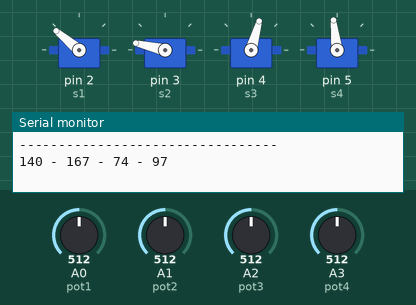
Recording of a sketch running on a simulated Arduino Uno, built with avr-gcc and run on an emulated ATmega328P. Parts: 4 × servo, the last lines printed to the serial monitor. The inputs (shaded band) are chosen by the test bench; at power-on: A0 (pot1) = 512, A1 (pot2) = 512, A2 (pot3) = 512, A3 (pot4) = 512.

Above: at 0.05 s.
At 1.85 s:
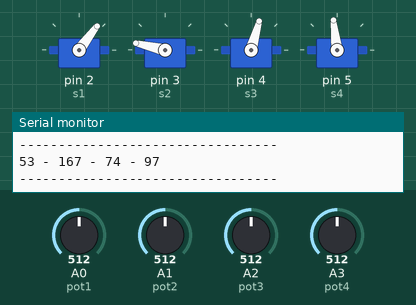
At 2.75 s:
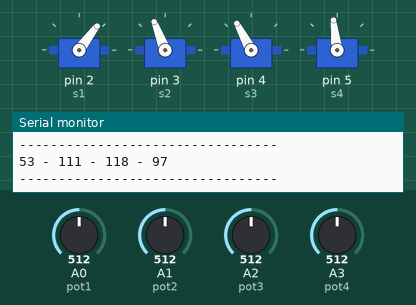
At 3.65 s:
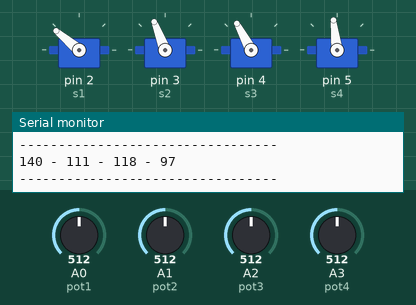
At 5.45 s:
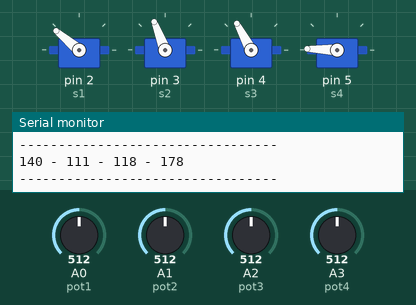
At 7.25 s:
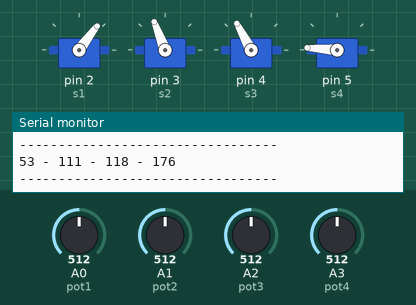
Timing chart, 0 to 9.5 s (numbered marks = the images above):
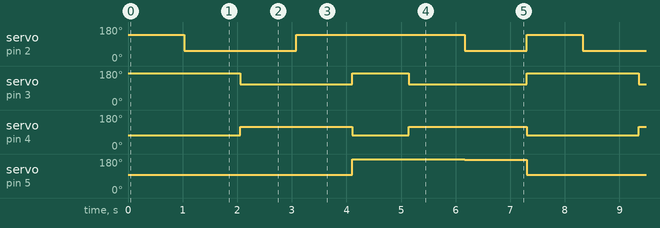

Measured:
- by itself, servo on pin 2 (s1): repeats every 7.3 s: 140° 3.1 s, 53° 1.1 s, 140° 1.0 s, 53° 2.1 s
- by itself, servo on pin 3 (s2): repeats every 7.3 s: 167° 1.0 s, 111° 2.2 s, 167° 2.1 s, 111° 2.1 s
- by itself, servo on pin 4 (s3): repeats every 7.3 s: 74° 1.0 s, 118° 2.2 s, 74° 2.1 s, 118° 2.1 s
- by itself, servo on pin 5 (s4): repeats every 7.3 s: 176° 1.1 s, 97° 4.1 s, 178° 2.1 s

The sketch:

aula-027.ino
```cpp
// https://www.tinkercad.com/things/cBgM6oEm6l7-copy-of-aula26/editel?tenant=circuits
// Braço robótico

#include <Servo.h>

#define pot1 A0
#define pot2 A1
#define pot3 A2
#define pot4 A3

Servo s1, s2, s3, s4;

int angs1, angs2, angs3, angs4;
int tmp=1000;

void setup() {
  s1.attach(2);
  s2.attach(3);
  s3.attach(4);
  s4.attach(5);
  Serial.begin(9600);
}

void loop() {
  angs1 = map(analogRead(pot1), 0, 1023, 0, 180);
  angs2 = map(analogRead(pot2), 0, 1023, 0, 180);
  angs3 = map(analogRead(pot3), 0, 1023, 0, 180);
  angs4 = map(analogRead(pot4), 0, 1023, 0, 180);

  //s1.write(angs1);
  //s2.write(angs2);
  //s3.write(angs3);
  //s4.write(angs4);
  //servosPos();

  p1();
  delay(tmp);
  p2();
  delay(tmp);
  p3();
  delay(tmp);
  p4();
  delay(tmp);
  p5();
  delay(tmp);
  p6();
  delay(tmp);
  p7();
  delay(tmp);
  delay(100);
}

void servosPos(){
  Serial.println("---------------------------------");
  Serial.print(s1.read());
  Serial.print(" - ");
  Serial.print(s2.read());
  Serial.print(" - ");
  Serial.print(s3.read());
  Serial.print(" - ");
  Serial.println(s4.read());
  Serial.println("---------------------------------");
}
//s1=Garra | 53=aberta | 140=fechada
//s2=braço2 | 176=esticado | 77=dobrado
//s3=braço1 | 85=cima | 150=baixo
//s4=base | 8=direita | 90=frente | 170=esquerda

void p1(){ // padrão - garra fechada
  s1.write(140);
  s2.write(167);
  s3.write(74);
  s4.write(97);
  servosPos();
}

void p2(){ // padrão - garra aberta
  s1.write(53);
  s2.write(167);
  s3.write(74);
  s4.write(97);
  servosPos();
}

void p3(){ // padrão - garra fechada
  s1.write(53);
  s2.write(111);
  s3.write(118);
  s4.write(97);
  servosPos();
}

void p4(){ // padrão - garra fechada
  s1.write(140);
  s2.write(111);
  s3.write(118);
  s4.write(97);
  servosPos();
}

void p5(){ // padrão - garra fechada
  s1.write(140);
  s2.write(167);
  s3.write(74);
  s4.write(178);
  servosPos();
}

void p6(){ // padrão - garra fechada
  s1.write(140);
  s2.write(111);
  s3.write(118);
  s4.write(178);
  servosPos();
}

void p7(){ // padrão - garra fechada
  s1.write(53);
  s2.write(111);
  s3.write(118);
  s4.write(176);
  servosPos();
}

/* Serial dos potenciômetros servem para pegar as posições dos servos,
 * depois jogar nos padrões.
 */
```
